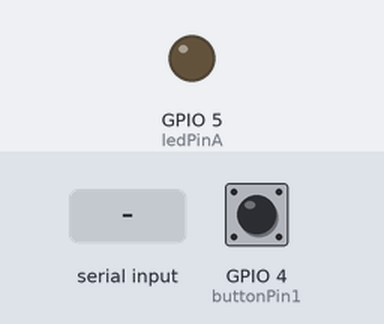
Recording of a sketch running on a simulated ESP32. Shown: output pins drawn as LEDs (lit = HIGH). Dashed ring = blinking. The inputs (shaded band) are chosen by the test bench; at power-on: GPIO 4 (buttonPin1) HIGH. Random numbers use the default seed unless the sketch sets one; nothing arrives over Bluetooth unless stated; what the sketch prints to the serial monitor is not drawn.

Above: at 1.2 s.
1.3 s: "2" received over the second serial link
At 4.1 s:
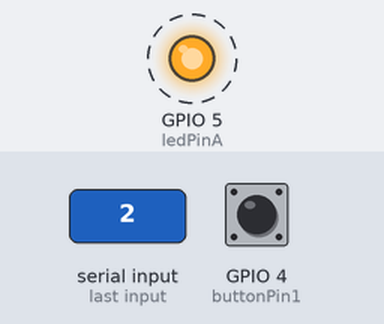
4.3 s: "1" received over the second serial link
7.3 s: GPIO 4 (buttonPin1) pulled LOW for 1 s
At 9.4 s:
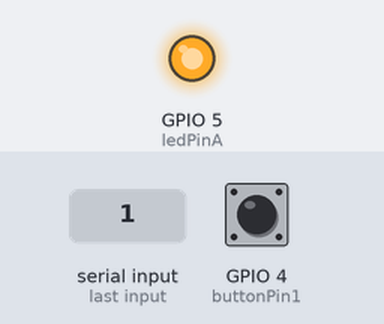
9.8 s: GPIO 4 (buttonPin1) pulled LOW for 0.15 s
At 10.7 s:
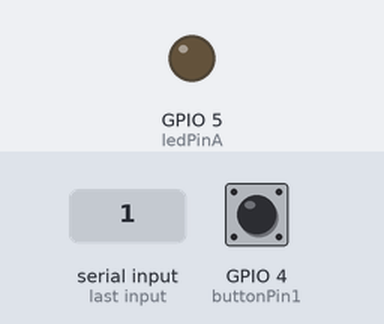
11.5 s: GPIO 4 (buttonPin1) pulled LOW for 3.2 s
At 11.6 s:
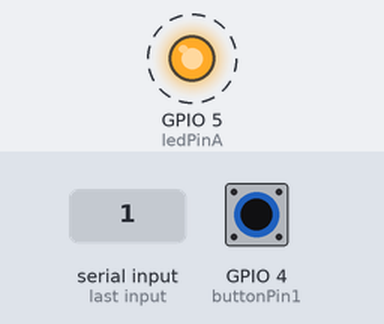
Timing chart, 0 to 16.0 s (numbered marks = the images above; inputs shaded):
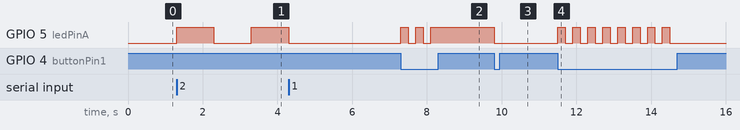

The sketch:

Android_Simple_Bluetooth_with-Arduino.ino
```cpp
#include <BluetoothSerial.h>

BluetoothSerial SerialBT;

const int ledPinA = 5; //Led를 제어하기 위한 핀 번호
const int buttonPin1 = 4; //버튼을 연결한 핀 번호

bool ledAPowered = false; //LED 상태를 저장하기 위한 변수
unsigned long previousTime = 0; //이전에 난수를 전송한 시간을 저장하는 변수
bool ledBlinking = false; //LED 깜빡임 동작 상태 변수

void setup(){
  SerialBT.begin("DongHo ESP32");//Bluetooth 이름 설정
  pinMode(ledPinA, OUTPUT);
  pinMode(buttonPin1, INPUT_PULLUP); //풀업 저항을 사용하여 버튼 입력 설정
  Serial.begin(115200); //시리얼 통신 초기화
}

void loop(){
  if(SerialBT.available()){ //수신 데이터 확인
    char command = SerialBT.read(); //명령어 읽기

    switch(command){
      case '1': //신호 1을 받을 때
        digitalWrite(ledPinA, HIGH); //led 켜기
        Serial.println("LED가 켜짐"); //시리얼 모니터에 출력
        break;

        case '3': //신호 3을 받을 때
        digitalWrite(ledPinA, LOW); //led 끄기
        Serial.println("LED끄기");
        break;

      case '2': //신호 2을 받을 때
        if(!ledBlinking){ //LED가 깜빡이는 동작 중이 아닌 경우에만 시작
          ledBlinking = true;
          while(ledBlinking){
            digitalWrite(ledPinA, HIGH);
            delay(1000);
            digitalWrite(ledPinA, LOW);
            delay(1000);
            Serial.println("LED가 깜빡이는 중입니다.");
            if(SerialBT.available()){ //다른 command 도착 시 루프 종료
              char nextCommand = SerialBT.read();
              if(nextCommand != '2'){ //다음 명령어가 2가 아니면 루프 종료
                ledBlinking = false;
                break;
              }
            }
          }
        }
        break;

      case '4': //신호 4을 받을 때
        if(ledBlinking){
          ledBlinking = false;
          digitalWrite(ledPinA, LOW);
          Serial.println("LED가 꺼졌습니다.");
        }
        break;
      }
    }
    //버튼 상태 확인
    if(digitalRead(buttonPin1) == LOW) {
      //버튼이 눌렸을 때 LEDPinA 상태 변경
      ledAPowered = !ledAPowered;

      //LEDPinA 상태에 따라 LED 켜기/끄기
      digitalWrite(ledPinA, ledAPowered ? HIGH : LOW);

      //버튼 클릭 시 메시지 출력
      if(ledAPowered){
        SerialBT.print(102);
        Serial.println("LED 켜짐");
      }else{
        SerialBT.print(103);
        Serial.println("LED 꺼짐");
      }
      delay(200); // 버튼 피싱을 방지하기 위한 딜레이
    }
    //10초마다 난수 생성 및 전송
    unsigned long currentTime = millis();
    if(currentTime - previousTime >= 10000){
      int randomNumber = random(101); // 0부터 100사이의 정수 난수 생성
      SerialBT.println(randomNumber); //난수를 전송

      Serial.println(randomNumber); //난수가 시리얼 모니터에 표시
      previousTime = currentTime;
    }

}
```

Measured:
- after the input at 1.3 s, GPIO 5 (ledPinA): LOW → HIGH at once, → LOW 1.0 s later, → HIGH 1.0 s later
- after the input at 7.3 s, GPIO 5 (ledPinA): alternates HIGH for 0.20 s and LOW for 0.20 s, 5 changes in all, then stays HIGH, starting at once
- after the input at 9.8 s, GPIO 5 (ledPinA): HIGH → LOW at once
- after the input at 11.5 s, GPIO 5 (ledPinA): alternates HIGH for 0.20 s and LOW for 0.20 s, 16 changes in all, then stays LOW, starting at once
